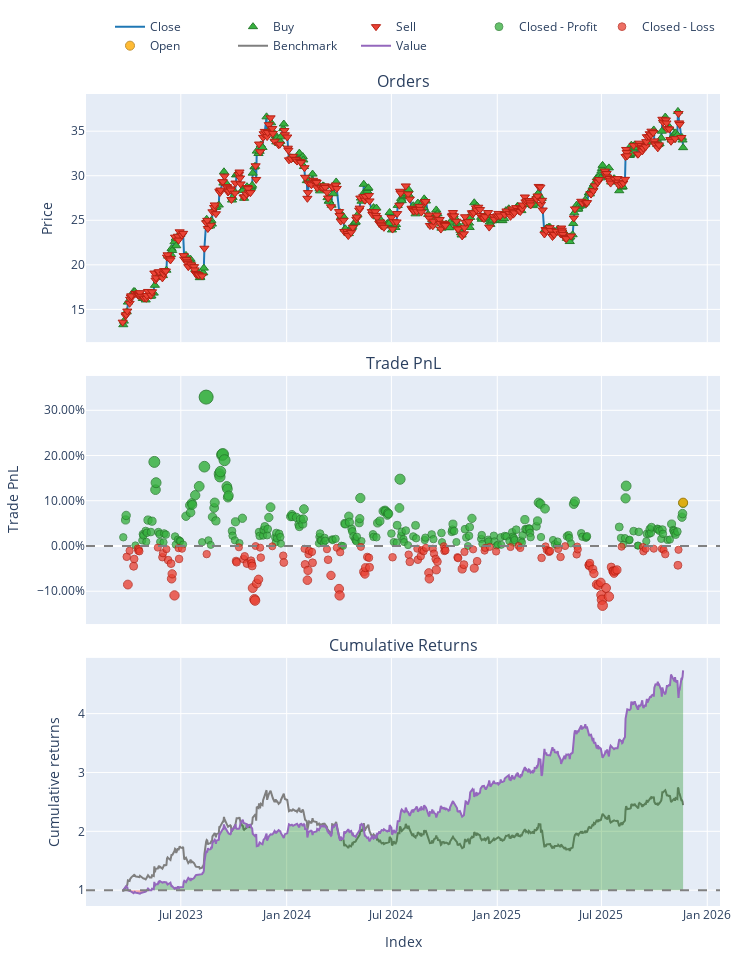

This figure's notebook cell:
### Markdown cell above
### CWCO - Profit

### Code cell
try:
    data = pd.read_csv('data/processed/CWCO_processed.csv')
    if 'Date' in data.columns:
        data['Date'] = pd.to_datetime(data['Date'])
        data.set_index('Date', inplace=True)
    print("Data loaded successfully.")
except FileNotFoundError:
    print("Error: Data file not found. Check path.")

# Split Train/Test
split_idx = int(len(data) * 0.7)
train_df = data.iloc[:split_idx]
test_df = data.iloc[split_idx:]

# Initialize Trainer
trainer = ModelTrainerRL(config['reinforcement_learning'])

print("Training SAC Agent...")


env_params = config['reinforcement_learning']['environment']

env_train = TradingEnvRL(
    train_df, 
    initial_balance=env_params.get('initial_balance', 10000),
    commission=env_params.get('commission', 0.001),
    lookback_window=env_params.get('lookback_window', 30),
    reward_func='profit'
)

result = trainer.train_sac(env_train)
model = result['model'] 

print("Training Complete.")

print("Generating Agent Predictions on Test Data...")

# Unpack the config dictionary using **
env_params = config['reinforcement_learning']['environment']

env_test = TradingEnvRL(
    test_df, 
    initial_balance=env_params.get('initial_balance', 10000),
    commission=env_params.get('commission', 0.001),
    lookback_window=env_params.get('lookback_window', 30),
    reward_func='profit'
)

obs, _ = env_test.reset()
done = False
actions = []

# Manual Inference Loop
while not done:
    action, _ = model.predict(obs, deterministic=True)
    actions.append(action[0]) 
    obs, _, terminated, truncated, _ = env_test.step(action)
    done = terminated or truncated


# --- CELL 5: RUN BACKTEST ---
print("Running Backtest...")

# FIX: Use the correct config path
# We pass the same env_params we extracted in Cell 4
backtester = PortfolioBacktesterRL(env_params) 

portfolio = backtester.run_backtest(
    price_data=test_df['close'], 
    predicted_weights=np.array(actions),
    lookback_window=env_params.get('lookback_window', 30) # Important for data alignment
)
comparison = backtester.compare_with_buy_and_hold_rl()
# Show Metrics
metrics = backtester.get_performance_metrics()
print("\n--- Strategy Performance ---")
for k, v in metrics.items():
    print(f"{k}: {v:.4f}")

# Plot
portfolio.plot().show()

### Figure 1 — Plotly figure (JSON) as saved in the notebook; plotly's stock layout.template omitted (floating-point values rounded to 4 significant figures; data arrays with more than 128 entries replaced by an {"elided": "..."} marker saying what was removed)
{"data": [{"legendgroup": "0", "line": {"color": "#1f77b4"}, "name": "Close", "showlegend": true, "type": "scatter", "uid": "7bb9509b-8f29-4363-93b2-1a565f21d937", "x": {"elided": "671 str values"}, "xaxis": "x", "y": {"elided": "671 float values"}, "yaxis": "y"}, {"customdata": {"elided": "317x3 float values"}, "hovertemplate": "Order Id: %{customdata[0]}<br>Timestamp: %{x}<br>Price: %{y}<br>Size: %{customdata[1]:.6f}<br>Fees: %{customdata[2]:.6f}", "legendgroup": "1", "marker": {"color": "#37B13F", "line": {"color": "rgb(38,123,44)", "width": 1}, "size": 8, "symbol": "triangle-up"}, "mode": "markers", "name": "Buy", "type": "scatter", "uid": "a47921b4-a1bb-4689-b12e-0caf3edbe22c", "x": {"elided": "317 str values"}, "xaxis": "x", "y": {"elided": "317 float values"}, "yaxis": "y"}, {"customdata": {"elided": "354x3 float values"}, "hovertemplate": "Order Id: %{customdata[0]}<br>Timestamp: %{x}<br>Price: %{y}<br>Size: %{customdata[1]:.6f}<br>Fees: %{customdata[2]:.6f}", "legendgroup": "2", "marker": {"color": "#EA4335", "line": {"color": "rgb(181,31,18)", "width": 1}, "size": 8, "symbol": "triangle-down"}, "mode": "markers", "name": "Sell", "type": "scatter", "uid": "e4f1f251-ccbe-4bd6-a072-b7e35faec194", "x": {"elided": "354 str values"}, "xaxis": "x", "y": {"elided": "354 float values"}, "yaxis": "y"}, {"customdata": {"elided": "243x4 float values"}, "hovertemplate": "Exit Trade Id: %{customdata[0]}<br>Position Id: %{customdata[1]}<br>Exit Timestamp: %{x}<br>PnL: %{customdata[2]:.6f}<br>Return: %{customdata[3]:.2%}", "legendgroup": "3", "marker": {"color": "#37B13F", "line": {"color": "rgb(38,123,44)", "width": 1}, "opacity": {"elided": "243 float values"}, "size": {"elided": "243 float values"}, "symbol": "circle"}, "mode": "markers", "name": "Closed - Profit", "type": "scatter", "uid": "e2924f1f-4b99-438f-a1a3-bfe22c9024f2", "x": {"elided": "243 str values"}, "xaxis": "x2", "y": {"elided": "243 float values"}, "yaxis": "y2"}, {"customdata": {"elided": "140x4 float values"}, "hovertemplate": "Exit Trade Id: %{customdata[0]}<br>Position Id: %{customdata[1]}<br>Exit Timestamp: %{x}<br>PnL: %{customdata[2]:.6f}<br>Return: %{customdata[3]:.2%}", "legendgroup": "4", "marker": {"color": "#EA4335", "line": {"color": "rgb(181,31,18)", "width": 1}, "opacity": {"elided": "140 float values"}, "size": {"elided": "140 float values"}, "symbol": "circle"}, "mode": "markers", "name": "Closed - Loss", "type": "scatter", "uid": "16254bd2-e7bd-4461-841f-69afad300199", "x": {"elided": "140 str values"}, "xaxis": "x2", "y": {"elided": "140 float values"}, "yaxis": "y2"}, {"customdata": [[383.0, 96.0, 23800.0, 0.09591]], "hovertemplate": "Exit Trade Id: %{customdata[0]}<br>Position Id: %{customdata[1]}<br>Exit Timestamp: %{x}<br>PnL: %{customdata[2]:.6f}<br>Return: %{customdata[3]:.2%}", "legendgroup": "5", "marker": {"color": "#FFAA00", "line": {"color": "rgb(178,118,0)", "width": 1}, "opacity": [0.7937], "size": [9.039], "symbol": "circle"}, "mode": "markers", "name": "Open", "type": "scatter", "uid": "d16d8ac2-83cf-4e4a-8448-de53ed6fb639", "x": ["2025-11-20T00:00:00-05:00"], "xaxis": "x2", "y": [0.09591], "yaxis": "y2"}, {"legendgroup": "6", "line": {"color": "#7f7f7f"}, "name": "Benchmark", "showlegend": true, "type": "scatter", "uid": "23356b44-b339-4a8a-ba71-581ba426bb6f", "x": {"elided": "671 str values"}, "xaxis": "x3", "y": {"elided": "671 float values"}, "yaxis": "y3"}, {"hoverinfo": "skip", "legendgroup": "7", "line": {"color": "rgba(0, 0, 0, 0)", "width": 0}, "opacity": 0, "showlegend": false, "type": "scatter", "uid": "b4ff9274-5305-49c4-ad71-b6f6344f0b98", "x": {"elided": "671 str values"}, "xaxis": "x3", "y": {"elided": "671 int values"}, "yaxis": "y3"}, {"connectgaps": false, "fill": "tonexty", "fillcolor": "rgba(0, 128, 0, 0.3)", "hoverinfo": "skip", "legendgroup": "7", "line": {"color": "rgba(0, 0, 0, 0)", "width": 0}, "opacity": 0, "showlegend": false, "type": "scatter", "uid": "777d4b8c-7d42-4f4b-9b04-3f50c4b68e1a", "x": {"elided": "671 str values"}, "xaxis": "x3", "y": {"elided": "671 float values"}, "yaxis": "y3"}, {"hoverinfo": "skip", "legendgroup": "7", "line": {"color": "rgba(0, 0, 0, 0)", "width": 0}, "opacity": 0, "showlegend": false, "type": "scatter", "uid": "bf639728-7ebe-4cd9-b6b5-11e3370ff93b", "x": {"elided": "671 str values"}, "xaxis": "x3", "y": {"elided": "671 int values"}, "yaxis": "y3"}, {"connectgaps": false, "fill": "tonexty", "fillcolor": "rgba(255, 0, 0, 0.3)", "hoverinfo": "skip", "legendgroup": "7", "line": {"color": "rgba(0, 0, 0, 0)", "width": 0}, "opacity": 0, "showlegend": false, "type": "scatter", "uid": "b24fa5d5-9621-4c50-bdfc-587976f82a84", "x": {"elided": "671 str values"}, "xaxis": "x3", "y": {"elided": "671 float values"}, "yaxis": "y3"}, {"legendgroup": "8", "line": {"color": "#9467bd"}, "name": "Value", "showlegend": true, "type": "scatter", "uid": "7866af39-d8af-4849-aa0f-25fc49eb49b3", "x": {"elided": "671 str values"}, "xaxis": "x3", "y": {"elided": "671 float values"}, "yaxis": "y3"}, {"hoverinfo": "skip", "legendgroup": "7", "line": {"color": "rgba(0, 0, 0, 0)", "width": 0}, "opacity": 0, "showlegend": false, "type": "scatter", "uid": "5e2b3119-65da-4989-90c1-a5805b9e909c", "x": {"elided": "671 str values"}, "xaxis": "x3", "y": {"elided": "671 int values"}, "yaxis": "y3"}], "layout": {"annotations": [{"font": {"size": 16}, "showarrow": false, "text": "Orders", "x": 0.5, "xanchor": "center", "xref": "paper", "y": 1, "yanchor": "bottom", "yref": "paper"}, {"font": {"size": 16}, "showarrow": false, "text": "Trade PnL", "x": 0.5, "xanchor": "center", "xref": "paper", "y": 0.6528, "yanchor": "bottom", "yref": "paper"}, {"font": {"size": 16}, "showarrow": false, "text": "Cumulative Returns", "x": 0.5, "xanchor": "center", "xref": "paper", "y": 0.3056, "yanchor": "bottom", "yref": "paper"}], "height": 960, "legend": {"orientation": "h", "traceorder": "normal", "x": 1, "xanchor": "right", "y": 1.042, "yanchor": "bottom"}, "margin": {"b": 30, "l": 30, "r": 30, "t": 30}, "shapes": [{"line": {"color": "gray", "dash": "dash"}, "type": "line", "x0": 0, "x1": 1, "xref": "paper", "y0": 0, "y1": 0, "yref": "y2"}, {"line": {"color": "gray", "dash": "dash"}, "type": "line", "x0": 0, "x1": 1, "xref": "paper", "y0": 1, "y1": 1, "yref": "y3"}], "showlegend": true, "width": 750, "xaxis": {"anchor": "y", "domain": [0, 1], "matches": "x3", "showticklabels": false}, "xaxis2": {"anchor": "y2", "domain": [0, 1], "matches": "x3", "showticklabels": false}, "xaxis3": {"anchor": "y3", "domain": [0, 1], "title": {"text": "Index"}}, "yaxis": {"anchor": "x", "domain": [0.6944, 1], "title": {"text": "Price"}}, "yaxis2": {"anchor": "x2", "domain": [0.3472, 0.6528], "tickformat": ".2%", "title": {"text": "Trade PnL"}}, "yaxis3": {"anchor": "x3", "domain": [0, 0.3056], "title": {"text": "Cumulative returns"}}}}
